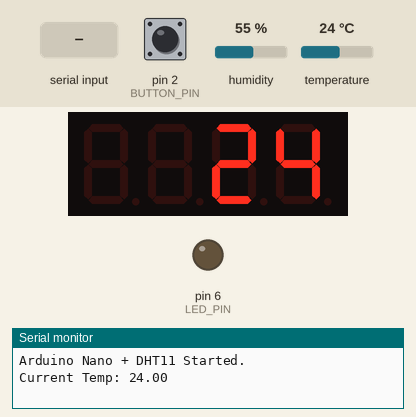
This sketch was run on a simulated Arduino Nano, built with avr-gcc and run on an emulated ATmega328P. Parts: 4-digit seven-segment display, output pins drawn as LEDs (lit = HIGH), the last lines printed to the serial monitor. Inputs (shaded band) come from the test bench; at power-on: pin 2 (BUTTON_PIN) HIGH, temperature 24 °C, humidity 55 %.

Above: at 2.6 s.
2.7 s: pin 2 (BUTTON_PIN) pulled LOW for 0.15 s
At 3.7 s:
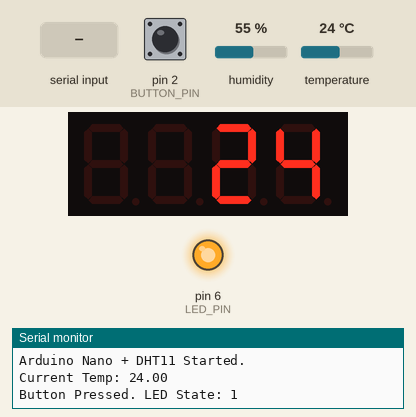
4.3 s: temperature set to 12 °C
At 6.4 s:
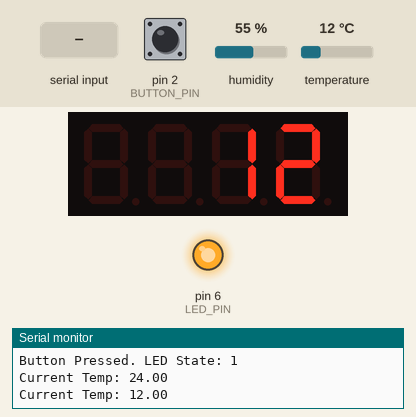
7.5 s: temperature set to 19 °C
At 10.7 s:
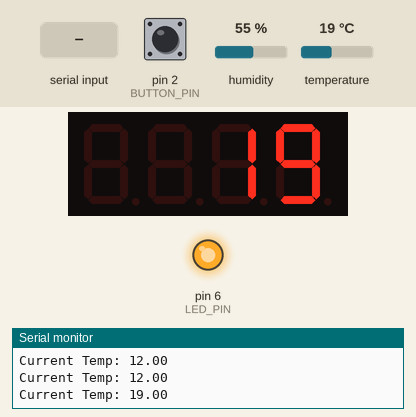
11.5 s: "0" received over the second serial link
At 12.1 s:
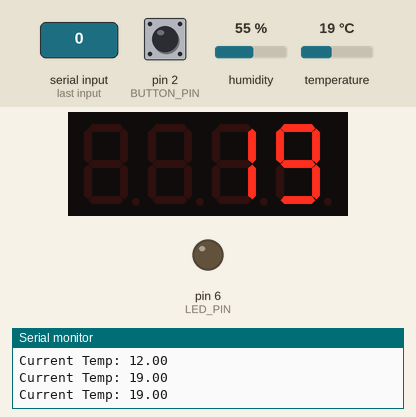
13.0 s: temperature set to 28 °C
At 14.9 s:
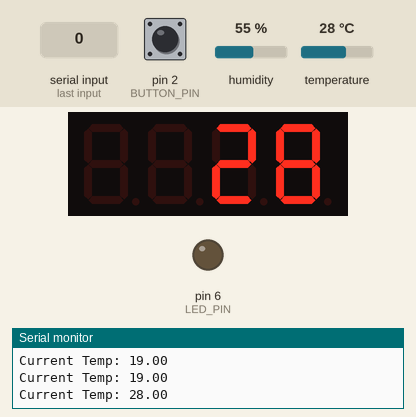
15.5 s: pin 2 (BUTTON_PIN) pulled LOW for 1 s
At 18.0 s:
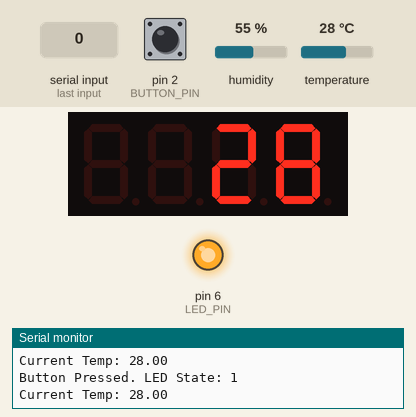
Timing chart, 0 to 19.0 s (numbered marks = the images above; inputs shaded):
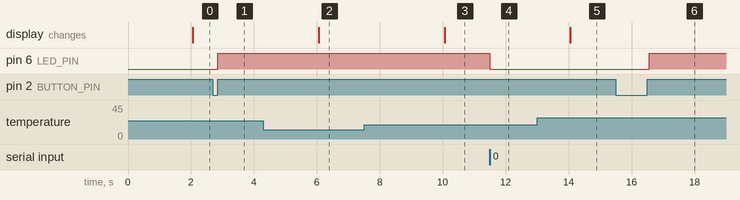

Measured:
- after the input at 2.7 s, pin 6 (LED_PIN): LOW → HIGH after 0.15 s
- after the input at 4.3 s, the display: changes after 1.8 s (image 2)
- after the input at 7.5 s, the display: changes after 2.6 s (image 3)
- after the input at 11.5 s, pin 6 (LED_PIN): HIGH → LOW at once
- after the input at 13.0 s, the display: changes after 1.1 s (image 5)
- after the input at 15.5 s, pin 6 (LED_PIN): LOW → HIGH after 1.1 s

The sketch:

nano.ino
```cpp
#include <SoftwareSerial.h>
#include <TM1637Display.h>
#include <DHT.h>

// --- הגדרות פינים מעודכנות ---
#define BUTTON_PIN 2    // לחצן SW4
#define DHTPIN 3        // חיישן טמפרטורה DHT11
#define CLK_PIN 4       // מסך (CLK)
#define DIO_PIN 5       // מסך (DIN/DIO)
#define LED_PIN 6       // נורית LED
#define RX_PIN 10       // מתחבר ל-TX של ESP32
#define TX_PIN 11       // מתחבר ל-RX של ESP32

// --- הגדרת חיישן DHT ---
#define DHTTYPE DHT11
DHT dht(DHTPIN, DHTTYPE);

// --- יצירת אובייקטים לתקשורת ולמסך ---
SoftwareSerial espSerial(RX_PIN, TX_PIN);
TM1637Display display(CLK_PIN, DIO_PIN);

// --- משתני לוגיקה ומצב ---
bool isAutoMode = false;
float thresholdTemp = 24.0;
bool ledState = false;
float currentTemp = 0.0;

// --- משתני זמן (ללא delay) ---
unsigned long lastTempReadTime = 0;
const unsigned long tempReadInterval = 2000; // DHT11 איטי, מומלץ לקרוא פעם ב-2 שניות

// --- משתני Debounce ללחצן ---
int lastButtonState = HIGH;
unsigned long lastDebounceTime = 0;
const unsigned long debounceDelay = 50;

void setup() {
  Serial.begin(9600);
  espSerial.begin(9600);
  dht.begin();             // אתחול חיישן DHT11

  pinMode(LED_PIN, OUTPUT);
  pinMode(BUTTON_PIN, INPUT_PULLUP);

  display.setBrightness(0x0f);
  display.clear();

  Serial.println("Arduino Nano + DHT11 Started.");
}

void loop() {
  handleButton();
  handleESPCommands();
  handleTemperatureAndDisplay();
  updateLedLogic();
}

void handleButton() {
  int reading = digitalRead(BUTTON_PIN);

  if (reading != lastButtonState) {
    lastDebounceTime = millis();
  }

  if ((millis() - lastDebounceTime) > debounceDelay) {
    if (reading == LOW && !isAutoMode) {
      ledState = !ledState;
      while(digitalRead(BUTTON_PIN) == LOW); // המתנה לשחרור
      Serial.print("Button Pressed. LED State: ");
      Serial.println(ledState);
    }
  }
  lastButtonState = reading;
}

void handleESPCommands() {
  if (espSerial.available()) {
    char cmd = espSerial.read();

    switch (cmd) {
      case '1':
        if (!isAutoMode) ledState = true;
        break;
      case '0':
        if (!isAutoMode) ledState = false;
        break;
      case 'A':
        isAutoMode = true;
        break;
      case 'M':
        isAutoMode = false;
        break;
      case 'T':
        thresholdTemp = espSerial.parseInt();
        break;
    }
  }
}

void handleTemperatureAndDisplay() {
  if (millis() - lastTempReadTime >= tempReadInterval) {
    lastTempReadTime = millis();

    // קריאת טמפרטורה מחיישן DHT11
    float t = dht.readTemperature();

    // בדיקה אם הקריאה תקינה
    if (isnan(t)) {
      Serial.println("Failed to read from DHT sensor!");
      return;
    }

    currentTemp = t;

    // הצגה על מסך 7-SEG
    display.showNumberDec((int)currentTemp, false);

    // שליחה ל-ESP32
    espSerial.print("TEMP:");
    espSerial.println(currentTemp);

    Serial.print("Current Temp: ");
    Serial.println(currentTemp);
  }
}

void updateLedLogic() {
  if (isAutoMode) {
    if (currentTemp >= thresholdTemp) {
      digitalWrite(LED_PIN, HIGH);
    } else {
      digitalWrite(LED_PIN, LOW);
    }
  } else {
    digitalWrite(LED_PIN, ledState ? HIGH : LOW);
  }
}
```
